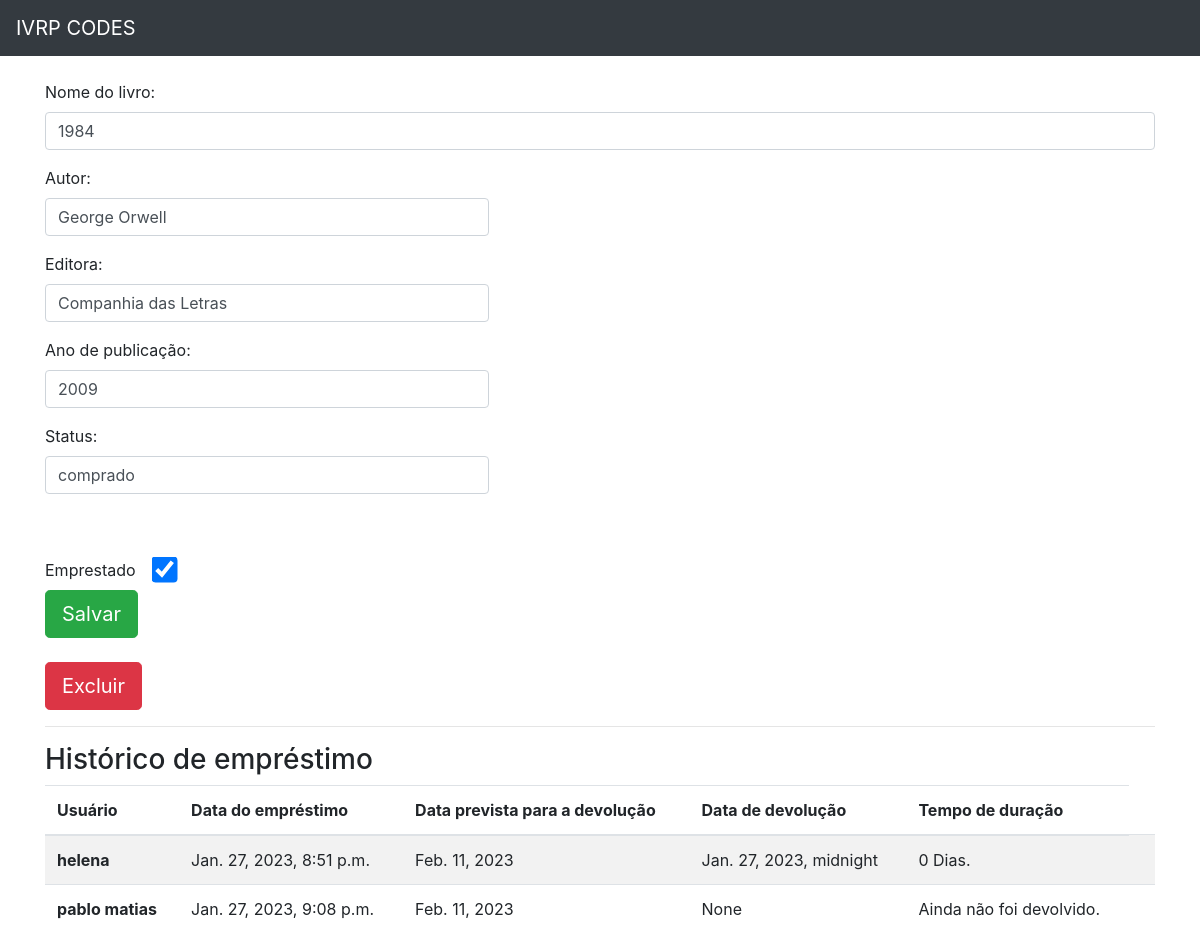
/livro/ver_livro/5, run on the app's committed database.
### livro/models.py (models this page shows, shortened)
class Livros(models.Model):
  img = models.ImageField(upload_to='capa_livro', null = True, blank = True)
  titulo = models.CharField(max_length = 100)
  autor = models.CharField(max_length = 30)
  editora = models.CharField(max_length = 50)
  status = models.CharField(max_length = 8)
  emprestado = models.BooleanField(default = False)
  categoria = models.ForeignKey(Categoria, on_delete= models.DO_NOTHING)
  anoPublicacao = models.CharField(max_length = 4)
  class Meta:
    verbose_name = 'Livro'

class Emprestimo(models.Model):
  nome_emprestado = models.ForeignKey(Usuario, on_delete=models.DO_NOTHING)
  data_emprestimo = models.DateTimeField(default = datetime.datetime.now())
  data_devolucao = models.DateTimeField(blank=True, null=True)
  data_prevista_devolucao = models.DateField(blank=True, null=True)
  cpf_biblio = models.CharField(max_length=11)
  livro = models.ForeignKey(Livros, on_delete=models.DO_NOTHING)
  class Meta:
    verbose_name = 'Emprestimo'

### usuarios/models.py (models this page shows)
class Usuario(models.Model):
    nome = models.CharField(max_length=30)
    email = models.EmailField()
    categoria = models.CharField(max_length=50)
    turma = models.CharField(max_length=50)
    telefone = models.CharField(max_length=11)
    senha = models.CharField(max_length=8)
    def __str__(self) -> str:
        return self.nome

### livro/views.py (the view)
# urls.py: path('ver_livro/<int:id>', views.ver_livros, name='ver_livros'),
def ver_livros(request, id):
    livro = Livros.objects.get(id = id)
    emprestimos = Emprestimo.objects.filter(livro = livro)
    form = CadastroLivro()
    return render(request, 'ver_livro.html', {'livro': livro, 'emprestimos': emprestimos, 'form': form, 'id_livro': id})

### livro/forms.py
class CadastroLivro(forms.ModelForm):
    class Meta:
        model = Livros
        fields = "__all__"
    def __init__(self, *args, **kwargs):
        super().__init__(*args, **kwargs)

### livro/templatetags/filtros.py (called while the page is built)
@register.filter
def mostra_duracao(value1, value2):
    if all((isinstance(value1, datetime), isinstance(value2, date))):
        dias = (value1 - value2).days
        texto = 'Dias'
        if dias == 1:
            texto = 'Dia'
        if dias < 0:
            dias = 0
        return f"{dias} {texto}."
    else:
        return "Ainda não foi devolvido."

### livro/templates/ver_livro.html (shortened to what this page needs)
{% extends 'base3.html' %}
{% load filtros %}
{% block 'conteudo' %}
<div class="container">
        <br>
        <form action="#" method="POST">
          <p>
            <label>Nome do livro:</label>
            <input class="form-control" type="texte" value="{{livro.titulo}}" name="titulo">
          </p>
          <p>
            <label>Autor:</label>
            <input style="width: 40%;" class="form-control" type="texte" value="{{livro.autor}}" name="autor">
          </p>
          <p>
            <label>Editora:</label>
            <input style="width: 40%;" class="form-control" type="texte" value="{{livro.editora}}" name="editora">
          </p>
          <p>
              <label>Ano de publicação:</label>
              <input style="width: 40%;" class="form-control" type="texte" value="{{livro.anoPublicacao}}" name="anoPublicacao">
          </p>
          <p>
              <label>Status:</label>
              <input style="width: 40%;" class="form-control" type="texte" value="{{livro.status}}" name="status">
            </p>
          <br>
          <br>
            <label>Emprestado &nbsp; &nbsp;</label>
            {% if livro.id %}
              <input style= "transform: scale(2.0)" checked type="checkbox" name="emprestado">
            {% else %}
              <input style= "transform: scale(2.0)" type="checkbox" name="emprestado">
            {% endif %}
            <br>
            <input type="submit" class="btn btn-success btn-lg" value="Salvar">
        </form>
        <br>
        <button type="button" class="btn btn-danger btn-lg" data-toggle="modal" data-target="#exampleModal2">
          Excluir
        </button>
        <hr>
        <h3>Histórico de empréstimo</h3>
        <table class="table table-striped">
          <thead>
            <tr>
              <th scope="col">Usuário</th>
              <th scope="col">Data do empréstimo</th>
              <th scope="col">Data prevista para a devolução</th>
              <th scope="col">Data de devolução</th>
              <th scope="col">Tempo de duração</th>
            </tr>
          </thead>
          <tbody>
            {%for i in emprestimos%}
              <tr>
                <th scope="row">{{i.nome_emprestado}}</th>
                <td>{{i.data_emprestimo}}</td>
                <td>{{i.data_prevista_devolucao}}</td>
                <td>{{i.data_devolucao}}</td>
                <td>{{i.data_devolucao|mostra_duracao:i.data_emprestimo}}</td>
                <td></td>
              </tr>
            {%endfor%}
          </tbody>
        </table>
        </div>
{% endblock %}

### data on the page
Livros: titulo "1984", autor "George Orwell", editora "Companhia das Letras", anoPublicacao "2009", status "comprado"
Emprestimo: nome_emprestado "helena", data_emprestimo "Jan. 27, 2023, 8:51 p.m.", data_prevista_devolucao "Feb. 11, 2023", data_devolucao "Jan. 27, 2023, midnight", data_devolucao|mostra_duracao "0 Dias."
Emprestimo: nome_emprestado "pablo matias", data_emprestimo "Jan. 27, 2023, 9:08 p.m.", data_prevista_devolucao "Feb. 11, 2023", data_devolucao "None", data_devolucao|mostra_duracao "Ainda não foi devolvido."
